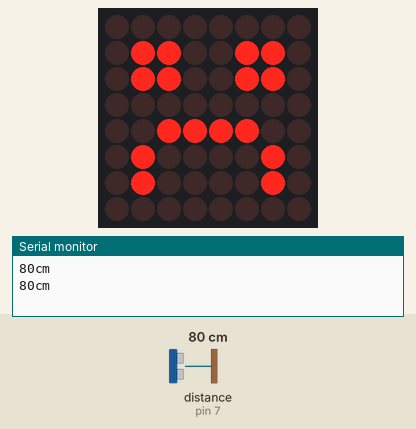
This sketch was run on a simulated Arduino Uno, built with avr-gcc and run on an emulated ATmega328P. Shown: 8×8 LED matrix, the last lines printed to the serial monitor. The inputs (shaded band) are chosen by the test bench; at power-on: distance to the obstacle (sensor on pin 7) 80 cm. The echo pulse lasts 58.3 µs per cm.

Above: at 2.2 s.
2.3 s: distance to the obstacle (sensor on pin 7) set to 95 cm
4.2 s: distance to the obstacle (sensor on pin 7) set to 103 cm
At 6.3 s:
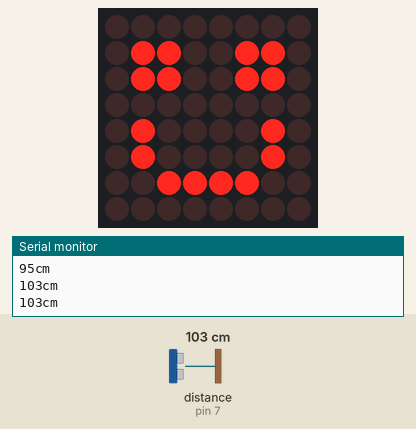
6.6 s: distance to the obstacle (sensor on pin 7) set to 2 cm
At 7.9 s:
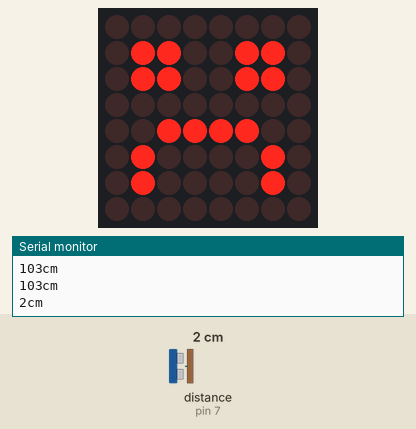
8.7 s: distance to the obstacle (sensor on pin 7) set to 120 cm
At 10.4 s:
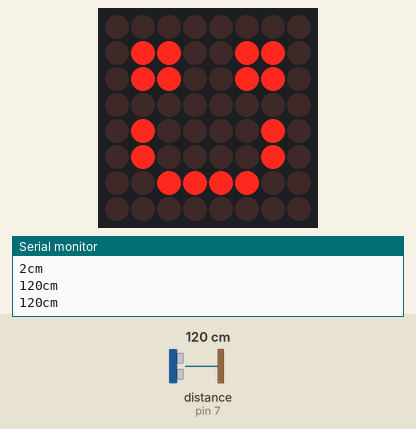
Timing chart, 0 to 11.7 s (numbered marks = the images above; inputs shaded):
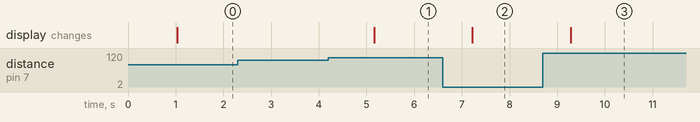

Measured:
- the behaviour switches between 99 and 100 cm on distance to the obstacle (sensor on pin 7) (found by bisection; images 0 and 1)
- after the input at 4.2 s, the display: changes after 0.96 s (image 1)
- after the input at 6.6 s, the display: changes after 0.62 s (image 2)
- after the input at 8.7 s, the display: changes after 0.58 s (image 3)

The sketch:

personal-space-robot.ino
```cpp
#include "SR04.h"
#include "LedControl.h"
#define TRIG_PIN 7
#define ECHO_PIN 6
SR04 sr04 = SR04(ECHO_PIN,TRIG_PIN);
long distance;
LedControl lc=LedControl(12,10,11,1);

void setup() {
  Serial.begin(9600);
  delay(1000);
  lc.shutdown(0,false);
  //Set the brightness to a medium values
  lc.setIntensity(0,8);
  //and clear the display
  lc.clearDisplay(0);
}

void happy(){

  byte happy[8]={B00000000,B01100110,B01100110,B00000000,B01000010,B01000010,B00111100,B00000000};

  lc.setRow(0,0,happy[0]);
  lc.setRow(0,1,happy[1]);
  lc.setRow(0,2,happy[2]);
  lc.setRow(0,3,happy[3]);
  lc.setRow(0,4,happy[4]);
  lc.setRow(0,5,happy[5]);
  lc.setRow(0,6,happy[6]);
  lc.setRow(0,7,happy[7]);
}

void sad(){

  byte sad[8]={B00000000,B01100110,B01100110,B00000000,B00111100,B01000010,B01000010,B00000000};

  lc.setRow(0,0,sad[0]);
  lc.setRow(0,1,sad[1]);
  lc.setRow(0,2,sad[2]);
  lc.setRow(0,3,sad[3]);
  lc.setRow(0,4,sad[4]);
  lc.setRow(0,5,sad[5]);
  lc.setRow(0,6,sad[6]);
  lc.setRow(0,7,sad[7]);
}

void loop() {
  distance = sr04.Distance();
   Serial.print(distance);
   Serial.println("cm");
  if(distance < 100){
    sad();
    delay(1000);
  }
  else{
    happy();
    delay(1000);
  }
}
```
